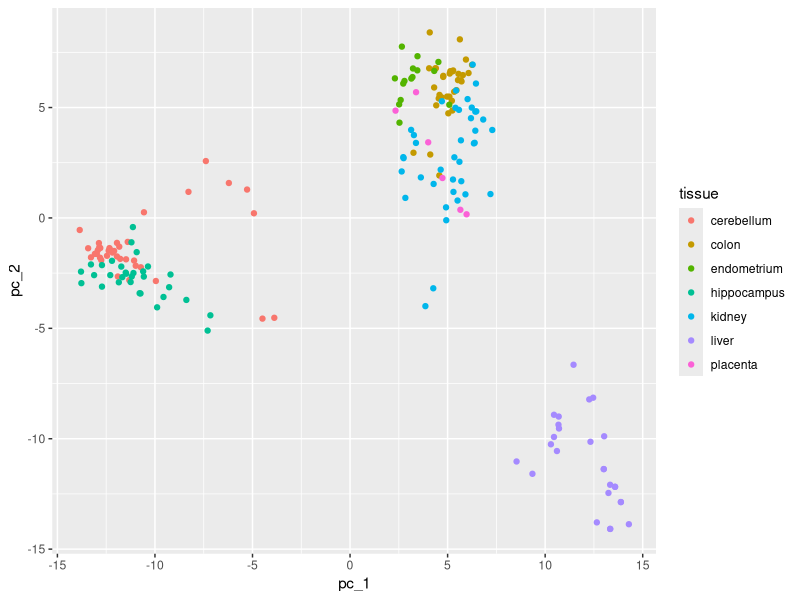

This figure's R source:
library(tidyverse)
library(caret)
library(dslabs)

data("tissue_gene_expression")
dim(tissue_gene_expression$x)

d <- dist(tissue_gene_expression$x - rowMeans(tissue_gene_expression$x))
d

tissue_gene_expression$x[1,]
length(tissue_gene_expression$x[1,])
tissue_gene_expression$x[,1]
length(tissue_gene_expression$x[,1])

# The function cbind() takes a sequence of vectors, matrices or data-frames and combines them by columns and rows respectively 
cbind_result <- cbind(tissue_gene_expression$x[,1], tissue_gene_expression$x[,2])
dim(cbind_result)

# The function prcomp(x) performs a principal matrix analysis on the given matrix x and outputs a result of the class `prcomp`
pc_result <- prcomp(tissue_gene_expression$x)
data_frame(pc_1=pc_result$x[,1], pc_2=pc_result$x[,2],
           tissue=tissue_gene_expression$y) %>%
  ggplot(aes(pc_1, pc_2, color = tissue)) +
  geom_point()

# Q2

# tissue_gene_expression$x[,1]
# 
# tissue_mean_value <- sapply(tissue_gene_expression$x[,1], function(value) mean(value))
# 
# tissue_mean_value

# In order to compute the mean value for all values in a given vector use the rowMeans() or colMeans() functions

avgs <- rowMeans(tissue_gene_expression$x)
df_res <- data.frame(pc_1 = pc_result$x[,1], avg = avgs,
           tissue = tissue_gene_expression$y) %>%
  ggplot(aes(pc_1, avg, color = tissue)) +
  geom_point()
# In order to compute the correlation between the average across all predictors and the first PC(principal component)
# we need to utilize the cor() function as shown below:
cor(avgs, pc_result$x[,1])
# The ordering of the arguments don't influence the output
cor(pc_result$x[,1], avgs)
